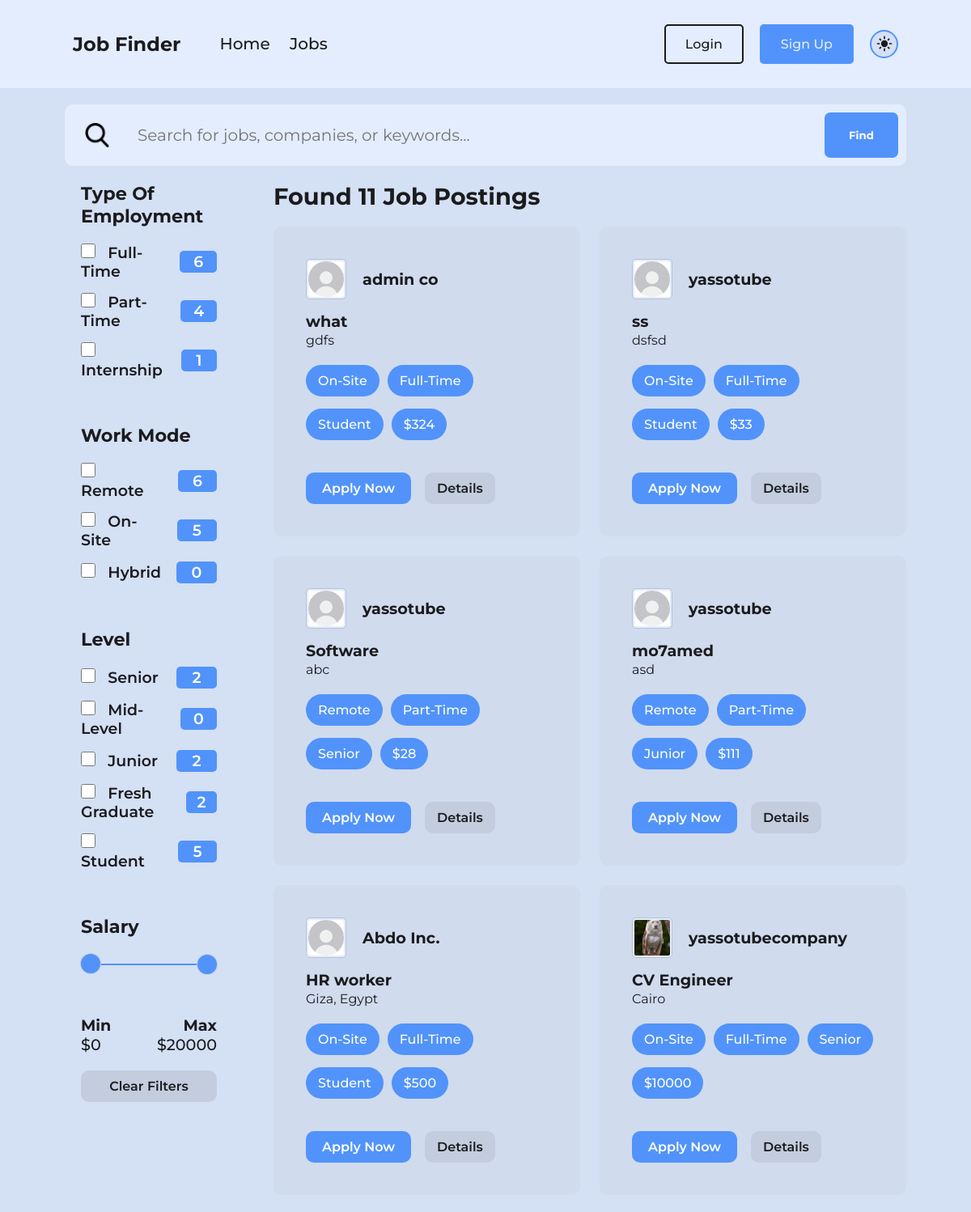
The app's page /jobs/ (upper part), older data.
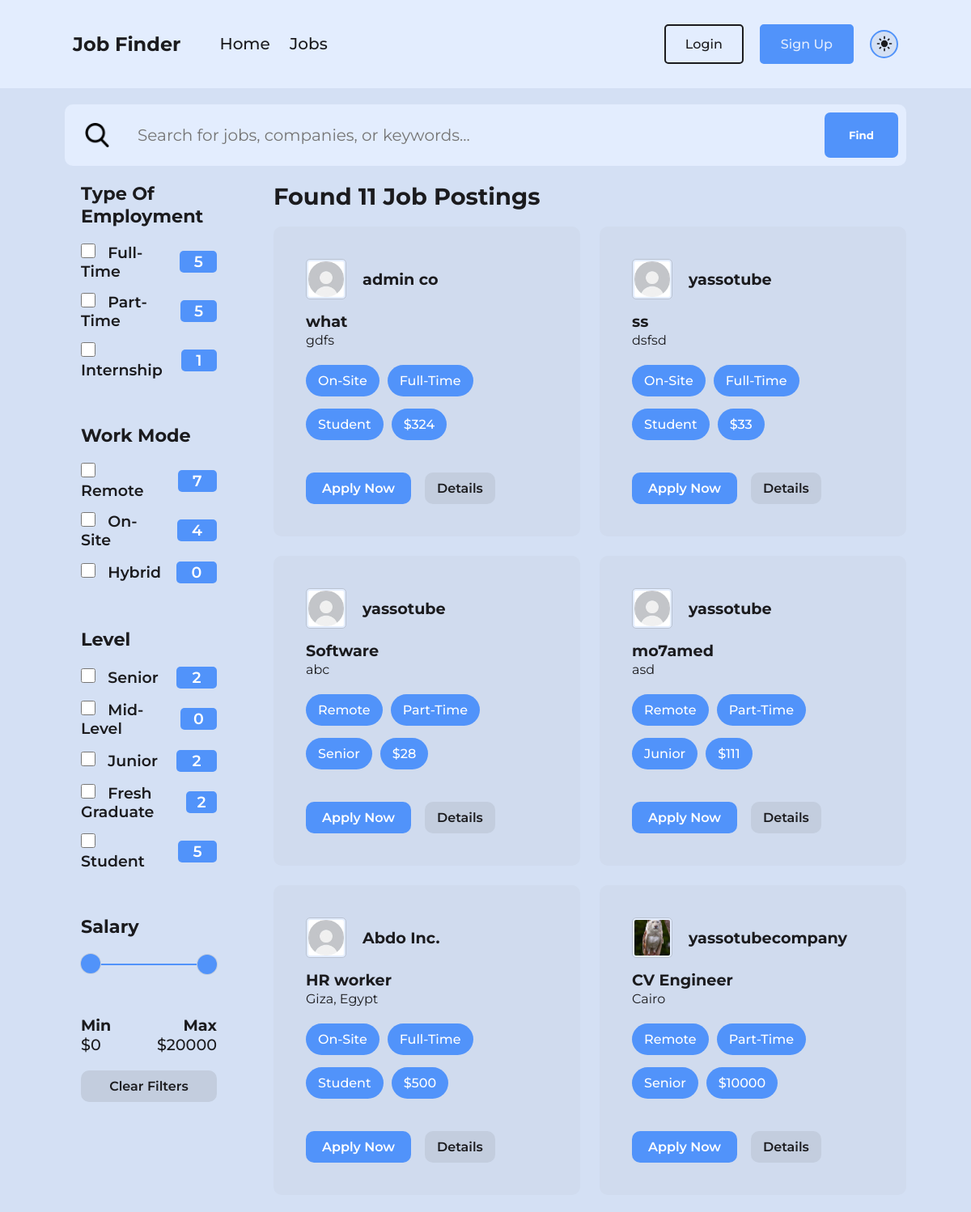
The same page, newer data.
### base/models.py (models this page shows, shortened)
class Job(models.Model):
    job_title = models.CharField(max_length=50)
    work_type = models.CharField(max_length=10, choices=WORK_MODE_CHOICES, blank=True)
    job_type = models.CharField(max_length=10, choices=JOB_TYPE_CHOICES, blank=True)
    exp_level = models.CharField(max_length=15, choices=EXP_LEVEL_CHOICES, blank=True)
    salary = models.IntegerField(blank=True, null=True)
    location = models.CharField(max_length=100, blank=True)
    published_date = models.DateTimeField(default=datetime.now)
    description = models.TextField(max_length=1000, blank=True)
    company = models.ForeignKey(AdminProfile, on_delete=models.CASCADE)
    skills_required = models.ManyToManyField('Skill', blank=True)
    class Meta:
        ordering = ['-published_date']

class AdminProfile(models.Model):
    user = models.OneToOneField(User, on_delete=models.CASCADE, limit_choices_to={'is_admin': True})
    company_name = models.CharField(max_length=100)

class User(AbstractUser):
    is_admin = models.BooleanField(default=False)
    profile_photo = models.ImageField(upload_to='photos/%y/%m/%d', blank=True, null=True)
    phone = models.CharField(max_length=15, blank=True)
    created_date = models.DateTimeField(default=datetime.now)

### base/views.py (the view, shortened to what this page needs)
# urls.py: path('jobs/', views.jobs, name='jobs'),
def jobs(request):
    search_query = request.GET.get('q', '').strip()
    show_applied = request.GET.get('show_applied') == 'true'
    min_salary = max(int(request.GET.get('min_salary', 0)), 0)
    max_salary = min(int(request.GET.get('max_salary', MAX_SALARY_RANGE)), MAX_SALARY_RANGE)
    selected_filters = {key: request.GET.getlist(key) for key in ['job_type', 'work_type', 'exp_level']}
    jobs = Job.objects.all()
    jobs = jobs.filter(salary__gte=min_salary, salary__lte=max_salary)
    if search_query:
        normalized_search = _normalize_search_term(search_query)
        jobs = jobs.filter(_build_search_query(normalized_search)).distinct()
    for key, values in selected_filters.items():
        if values:
            jobs = jobs.filter(**{f"{key}__in": values})
    for category in FILTER_CONFIG:
        field_name = category["category"]["id"]
        for f in category["filters"]:
            f["count"] = jobs.filter(**{field_name: f["id"]}).count()
            f["selected"] = f["id"] in selected_filters.get(field_name, [])
    context = {
        'jobs': jobs,
        'job_count': jobs.count(),
        'filters': FILTER_CONFIG,
        'min_salary': min_salary,
        'max_salary': max_salary,
        'min_salary_range': 0,
        'max_salary_range': MAX_SALARY_RANGE,
        'search_query': search_query,
        'show_applied': show_applied,
    }
    return render(request, 'jobs.html', context)

### templates/jobs.html (shortened to what this page needs)
{% extends 'layout.html' %}
{% load static %}
{% block styles %}
<link rel="stylesheet" href="{% static '/css/jobs.css' %}" />
<link rel="stylesheet" href="{% static '/css/job-card.css' %}" />
{% endblock %}
{% block content %}
<main class="container">
<body class="{% if user.is_authenticated %}user-authenticated{% endif %}">
    {% include 'search.html' %}
    <div class="jobs-container">
        <div class="filters" id="filters">
            {% for category_group in filters %}
                {% include 'filter-group.html' with category=category_group.category filters=category_group.filters %}
            {% endfor %}
            <div class="filter-category">
                <h2>Salary</h2>
                <div class="range-container">
                    <div class="sliders-control">
                        <input id="to-slider" type="range" value="{{ max_salary }}" min="{{ min_salary_range }}" max="{{ max_salary_range }}">
                    </div>
                </div>
                <div class="form-control">
                    <div class="control-container">
                        <div class="min-label">Min</div>
                        <a id="min-value">${{ min_salary }}</a>
                    </div>
                    <div class="control-container">
                        <div class="max-label">Max</div>
                        <a id="max-value">${{ max_salary }}</a>
                    </div>
                </div>
            </div>
            <div class="button-container">
                <a class="button clear-button" id="clear-filters">Clear Filters</a>
            </div>
        </div>
        <div class="job-postings">
            <h1>Found <a id="job-count">{{ job_count }}</a> Job Postings</h1>
            <div class="job-cards">
                {% for job in jobs %}
                    {% include 'job-card.html' with job=job user=user %}
                {% endfor %}
            </div>
        </div>
    </div>
</main>
{% endblock %}

### templates/job-card.html (shortened to what this page needs)
{% load static %}
<div id="{{job.id}}" class="job-card">
    <div class="company-info">
        <img src="{% if job.company.user.profile_photo and job.company.user.profile_photo.url %}
                    {{ job.company.user.profile_photo.url }}
                  {% else %}
                    {% static 'assets/temp-profile.webp' %}
                  {% endif %}"
        class="company-logo">
        <h4 class="company-name">{{ job.company.company_name }}</h4>
    </div>
    <div class="job-info">
        <h4 class="job-title">{{ job.job_title }}</h4>
        <a class="job-location">{{ job.location }}</a>
    </div>
    <ul class="tags">
        <li><a id="job-work-type" class="tag">{{ job.get_work_type_display }}</a></li>
        <li><a id="job-job-type" class="tag">{{ job.get_job_type_display }}</a></li>
        <li><a id="job-exp" class="tag">{{ job.get_exp_level_display }}</a></li>
        <li><a id="job-salary" class="tag">${{ job.salary }}</a></li>
    </ul>
    <div class="buttons">
        {% if user.is_admin %}
            <a id="edit{{job.id}}"  class="edit-button button">Edit</a>
            <a id="applicant{{job.id}}" class="applicants-button button">Applicants</a>
            <a id="delete{{job.id}}"  class="delete-button button">Delete</a>
        {% else %}
            {% if user.is_authenticated and job.has_applied %}
                <a class="applied-button button">Applied</a>
            {% else %}
                <a class="apply-button button" data-job-id="{{ job.id }}">Apply Now</a>
            {% endif %}
            <a class="details-button button" data-job-id="{{ job.id }}">Details</a>
        {% endif %}
    </div>
</div>

Row changes from the older to the newer data that the page shows:
changed Job "CV Engineer": work_type "On-Site" → "Remote"; job_type "Full-Time" → "Part-Time"
Text that changed along with them:
list line gone: "☐ Full-Time 6 ☐ Part-Time 4"
new list line: "☐ Full-Time 5 ☐ Part-Time 5"
list line gone: "☐ Remote 6 ☐ On-Site 5"
new list line: "☐ Remote 7 ☐ On-Site 4"
